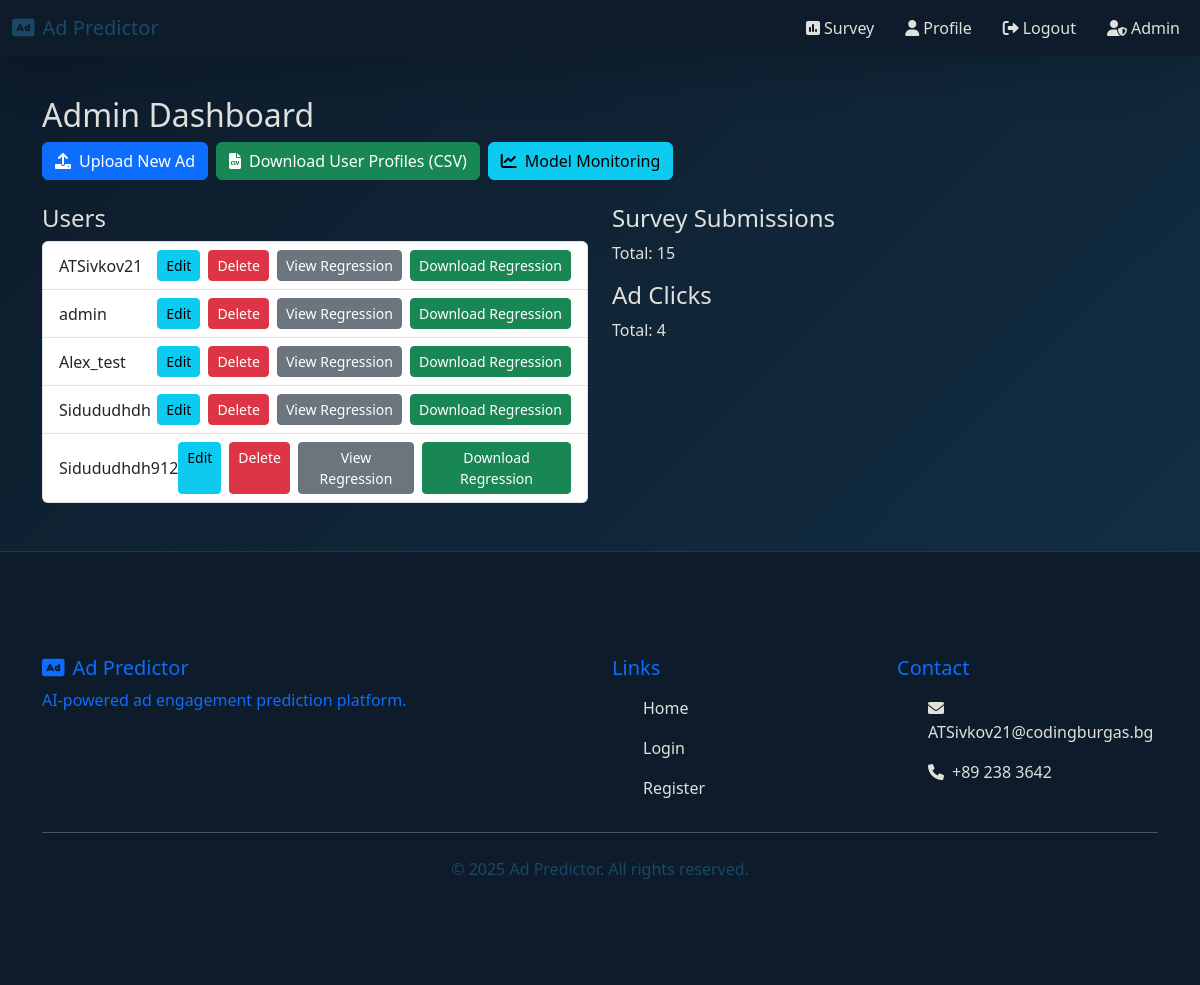
/admin/dashboard (signed in), run on an earlier commit of the app's database.
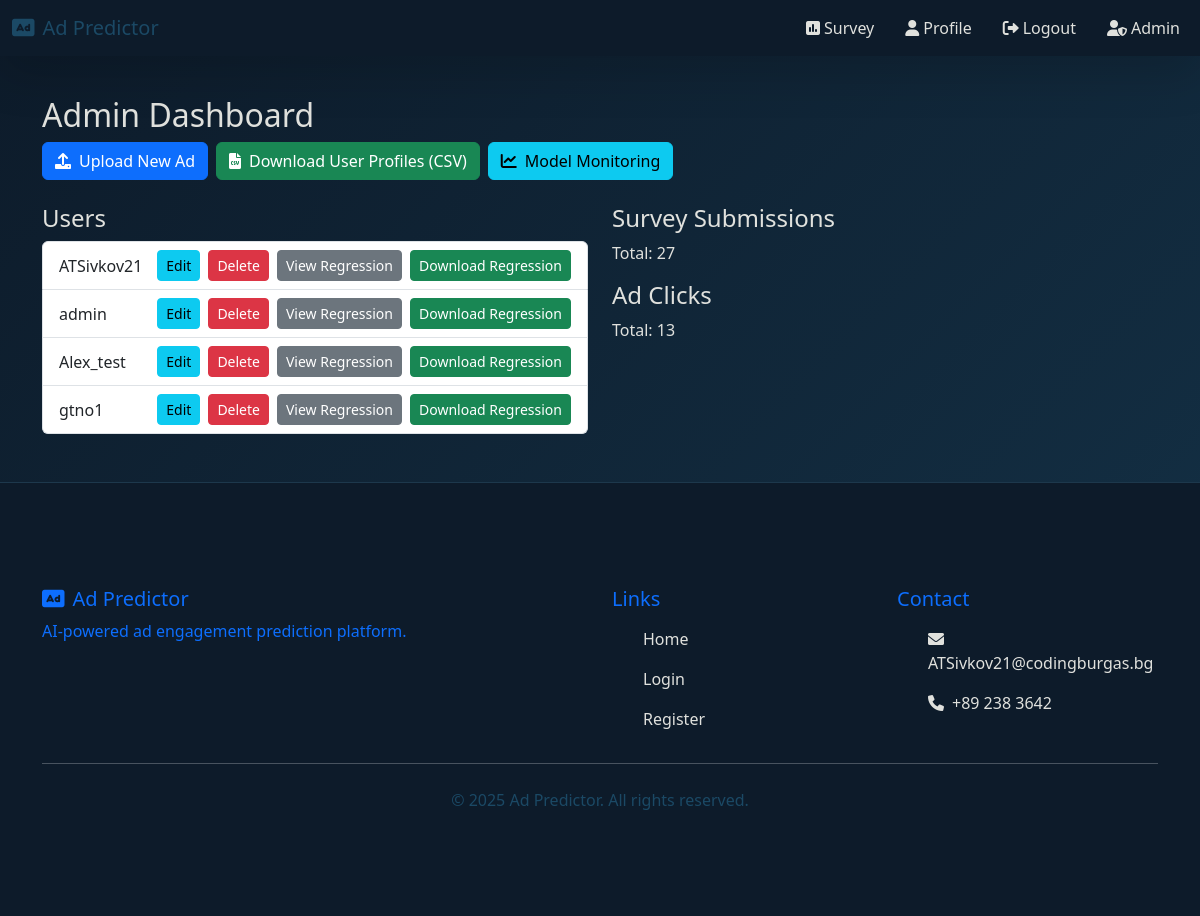
And on a later commit of the database.
### app/models.py (models this page shows, shortened)
class User(UserMixin, db.Model):
    id = db.Column(db.Integer, primary_key=True)  # Уникален ID на потребителя
    username = db.Column(db.String(64), unique=True, nullable=False)  # Потребителско име, задължително и уникално
    email = db.Column(db.String(120), unique=True, nullable=False)  # Имейл, задължителен и уникален
    password_hash = db.Column(db.String(128))  # Хеширана парола
    email_confirmed = db.Column(db.Boolean, default=False)  # Дали имейлът е потвърден (по подразбиране False)
    share_results = db.Column(db.Boolean, default=False)  # Дали потребителят дава съгласие за споделяне на резултати
    role_id = db.Column(db.Integer, db.ForeignKey('role.id'))  # Външен ключ към ролята на потребителя
    survey_responses = db.relationship('SurveyResponse', backref='user', lazy=True)  # Всички отговори на анкети, свързани с този потребител
    ad_clicks = db.relationship('AdClick', backref='user', lazy=True)  # Всички кликвания на реклами от този потребител

### app/admin/routes.py (the view)
@admin_bp.route('/dashboard')
@login_required
@admin_required
def dashboard():
    users = User.query.all()
    surveys = SurveyResponse.query.all()
    clicks = AdClick.query.all()
    return render_template('admin/dashboard.html', users=users, surveys=surveys, clicks=clicks)

### app/admin/routes.py (called while the page is built)
def admin_required(f):
    @wraps(f)
    def decorated(*args, **kwargs):
        if not current_user.is_authenticated or current_user.role.name != 'admin':
            flash('Admin access required.', 'danger')
            return redirect(url_for('main.index'))
        return f(*args, **kwargs)
    return decorated

### app/models.py (called while the page is built)
@login_manager.user_loader
def load_user(user_id):
    return User.query.get(int(user_id))  # Връща потребител с дадения ID от базата

### app/admin/templates/admin/dashboard.html (shortened to what this page needs)
{% extends 'layout.html' %}
{% block content %}
<div class="dashboard fade-in-up">
  <h2>Admin Dashboard</h2>
  <div class="row mb-4">
    <div class="col-12 d-flex gap-2">
      <a href="{{ url_for('admin.upload_ad') }}" class="btn btn-primary">
        <i class="fas fa-upload me-2"></i>Upload New Ad
      </a>
      <a href="{{ url_for('admin.download_all_users') }}" class="btn btn-success">
        <i class="fas fa-file-csv me-2"></i>Download User Profiles (CSV)
      </a>
      <a href="{{ url_for('admin.model_monitoring') }}" class="btn btn-info">
        <i class="fas fa-chart-line me-2"></i>Model Monitoring
      </a>
    </div>
  </div>
  <div class="row">
    <div class="col-md-6">
      <h4>Users</h4>
      <ul class="list-group">
        {% for user in users %}
          <li class="list-group-item d-flex justify-content-between align-items-center">
            <span>{{ user.username }}</span>
            <div class="d-flex gap-2">
              <a href="{{ url_for('admin.edit_user', user_id=user.id) }}" class="btn btn-sm btn-info">Edit</a>
              <a href="{{ url_for('admin.delete_user', user_id=user.id) }}" class="btn btn-sm btn-danger">Delete</a>
              <a href="{{ url_for('admin.view_user_plot', user_id=user.id) }}" class="btn btn-sm btn-secondary" target="_blank">View Regression</a>
              <a href="{{ url_for('admin.download_user_plot', user_id=user.id) }}" class="btn btn-sm btn-success">Download Regression</a>
            </div>
          </li>
        {% endfor %}
      </ul>
    </div>
    <div class="col-md-6">
      <h4>Survey Submissions</h4>
      <p>Total: {{ surveys|length }}</p>
      <h4>Ad Clicks</h4>
      <p>Total: {{ clicks|length }}</p>
    </div>
  </div>
</div>
{% endblock %}

What changed in the data, as far as the page shows it:
removed User: username "Sidududhdh"
removed User: username "Sidududhdh912"
added User: username "gtno1"
Also different on the page:
{{ surveys|length }}: "15" → "27"
{{ clicks|length }}: "4" → "13"
